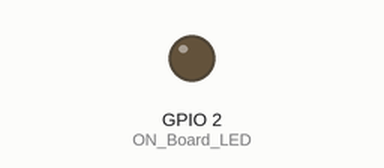
A sketch run on a simulated ESP8266 (NodeMCU). Shown: output pins drawn as LEDs (lit = HIGH). WiFi joins after 1.5 s; servers stay silent unless stated; uploads are accepted with an empty reply; random numbers use the default seed unless the sketch sets one; what the sketch prints to the serial monitor is not drawn.

Above: at 0.1 s.
At 1.3 s:
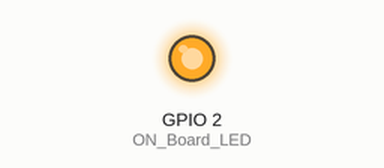
Timing chart, 0 to 2.8 s (numbered marks = the images above):
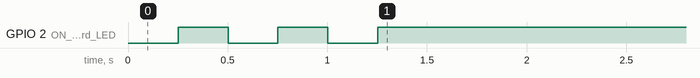

The sketch:

Project_DOWMC_V1.2.ino
```cpp
#include <WiFiClientSecure.h>

String t;
String EC;
String PH;
String P1;
String P2;
String P3;

#define ON_Board_LED 2

const char* ssid = "Tree";
const char* password = "12345678";

const char* host = "script.google.com";
const int httpsPort = 443;

WiFiClientSecure client;

long now = millis();
long lastMeasure = 0;

String GAS_ID = "AKfycbx48zuYUFgfDNFLHOJSFIKYkR3wWsaGNxNtnb_rH6Jzf87LQM3s";

void setup() {
  Serial.begin(115200);

  WiFi.begin(ssid, password);
  Serial.println("");

  pinMode(ON_Board_LED,OUTPUT);
  digitalWrite(ON_Board_LED, HIGH);

  Serial.print("Connecting");
  while (WiFi.status() != WL_CONNECTED) {
    Serial.print(".");
  digitalWrite(ON_Board_LED, LOW);
    delay(250);
    digitalWrite(ON_Board_LED, HIGH);
    delay(250);
  }
  digitalWrite(ON_Board_LED, HIGH);
  Serial.println("");

  Serial.print("Successfully connected to : ");
  Serial.println(ssid);
  Serial.print("IP address: ");
  Serial.println(WiFi.localIP());
  Serial.println();

  client.setInsecure();
}

void loop() {
 // now = millis();
   // if (now - lastMeasure >3000) {
   // lastMeasure = now;

   float t = random(45);
   float EC = random(9999);
   float PH = random(14);
   byte P1 = random(2);
   byte P2 = random(2);
   byte P3 = random(2);

  sendData(t,EC,PH,P1,P2,P3);
  delay(60000);
  //  }
}
void sendData(float value,float value2,float value3,float value4,float value5,float value6) {
  Serial.println("==========");
  Serial.print("connecting to ");
  Serial.println(host);

  if (!client.connect(host, httpsPort)) {
    Serial.println("connection failed");
    return;
  }

  float string_temp = value;
  float string_EC = value2;
  float string_PH = value3;
  float string_P1 = value4;
  float string_P2 = value5;
  float string_P3 = value6;
  String url = "/macros/s/" + GAS_ID + "/exec?temp=" + string_temp + "&EC=" + string_EC + "&PH=" + string_PH+ "&P1=" + string_P1 + "&P2=" + string_P2 + "&P3=" + string_P3;
  Serial.print("requesting URL: ");
  Serial.println(url);

  client.print(String("GET ") + url + " HTTP/1.1\r\n" +
         "Host: " + host + "\r\n" +
         "User-Agent: BuildFailureDetectorESP8266\r\n" +
         "Connection: close\r\n\r\n");

  Serial.println("request sent");

  while (client.connected()) {
    String line = client.readStringUntil('\n');
    if (line == "\r") {
      Serial.println("headers received");
     break;
    }
  }
  String line = client.readStringUntil('\n');
   if (line.startsWith("{\"state\":\"success\"")) {
    Serial.println("esp8266/Arduino CI successfull!");
  } else {
    Serial.println("esp8266/Arduino CI has failed");
  }
  Serial.print("reply was : ");
  Serial.println(line);
  Serial.println("closing connection");
  Serial.println("==========");
  Serial.println();
 client.stop();
}
```
